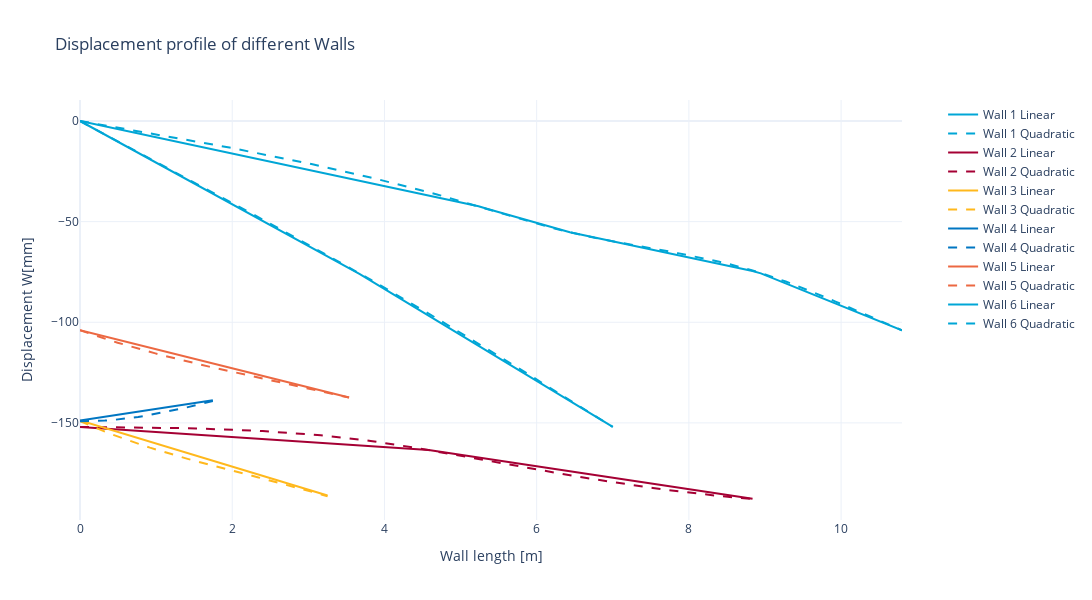

Notebook cell for this chart:
### Markdown cell above
### <strong> 0.4 | Estimating the displacement surface</strong>

### Code cell
ijsselsteinseweg.interpolate() # Interpolate subsidence shape
params = ijsselsteinseweg.soil['house'].values()
# plots.plot_surface(*params)
plots.wall_displacement(ijsselsteinseweg)
